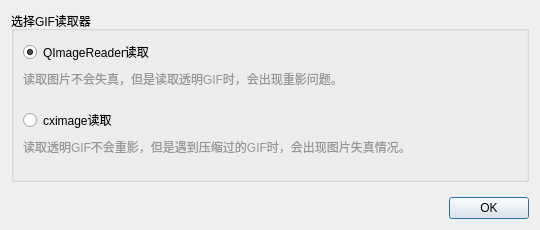
<?xml version="1.0" encoding="UTF-8"?>
<ui version="4.0">
 <class>W_ALELoadGIFType</class>
 <widget class="QDialog" name="W_ALELoadGIFType">
  <property name="geometry">
   <rect>
    <x>0</x>
    <y>0</y>
    <width>540</width>
    <height>230</height>
   </rect>
  </property>
  <property name="windowTitle">
   <string>读取方式</string>
  </property>
  <property name="styleSheet">
   <string notr="true">
QComboBox QAbstractItemView::item { min-height: 26px;}</string>
  </property>
  <layout class="QVBoxLayout" name="verticalLayout">
   <item>
    <widget class="QGroupBox" name="groupBox">
     <property name="title">
      <string>选择GIF读取器</string>
     </property>
     <layout class="QGridLayout" name="gridLayout" columnstretch="1">
      <item row="3" column="0">
       <widget class="QLabel" name="label">
        <property name="styleSheet">
         <string notr="true">color: rgb(150, 150, 150);</string>
        </property>
        <property name="text">
         <string>读取透明GIF不会重影，但是遇到压缩过的GIF时，会出现图片失真情况。
</string>
        </property>
       </widget>
      </item>
      <item row="0" column="0">
       <widget class="QRadioButton" name="radioButton">
        <property name="text">
         <string>QImageReader读取</string>
        </property>
        <property name="checked">
         <bool>true</bool>
        </property>
       </widget>
      </item>
      <item row="2" column="0">
       <widget class="QRadioButton" name="radioButton_2">
        <property name="text">
         <string>cximage读取</string>
        </property>
       </widget>
      </item>
      <item row="1" column="0">
       <widget class="QLabel" name="label_2">
        <property name="styleSheet">
         <string notr="true">color: rgb(150, 150, 150);</string>
        </property>
        <property name="text">
         <string>读取图片不会失真，但是读取透明GIF时，会出现重影问题。
 </string>
        </property>
       </widget>
      </item>
     </layout>
    </widget>
   </item>
   <item>
    <spacer name="verticalSpacer">
     <property name="orientation">
      <enum>Qt::Vertical</enum>
     </property>
     <property name="sizeHint" stdset="0">
      <size>
       <width>20</width>
       <height>40</height>
      </size>
     </property>
    </spacer>
   </item>
   <item>
    <widget class="QDialogButtonBox" name="buttonBox">
     <property name="orientation">
      <enum>Qt::Horizontal</enum>
     </property>
     <property name="standardButtons">
      <set>QDialogButtonBox::Ok</set>
     </property>
    </widget>
   </item>
  </layout>
 </widget>
 <resources/>
 <connections>
  <connection>
   <sender>buttonBox</sender>
   <signal>rejected()</signal>
   <receiver>W_ALELoadGIFType</receiver>
   <slot>reject()</slot>
   <hints>
    <hint type="sourcelabel">
     <x>345</x>
     <y>303</y>
    </hint>
    <hint type="destinationlabel">
     <x>286</x>
     <y>274</y>
    </hint>
   </hints>
  </connection>
 </connections>
</ui>
